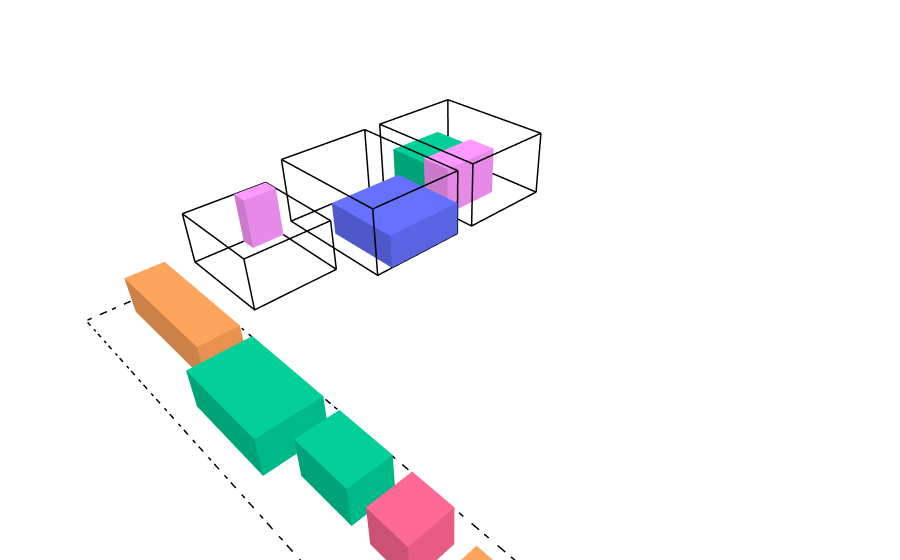

Notebook cell for this chart:
### Markdown cell above
## **Pengujian 3**

Dalam pengujian ketiga, akan digunakan dataset berikut dengan $3$ truk dan $9$ paket.

### Code cell
trucks_3 = [
   Truck("T1", 6, 8, 4, 70),
   Truck("T2", 6, 8, 4, 70),
   Truck("T3", 5, 6, 3, 40)
]

packages_3 = [
   Package("P1", 5, 5, 2, 90, 25, False, 1),
   Package("P2", 2, 7, 2, 80, 20, False, 3),
   Package("P3", 4, 4, 2, 75, 18, True, 2),
   
   Package("P4", 3, 5, 2, 60, 15, False, 1),
   Package("P5", 2, 3, 2, 45, 10, True, 4), 
   Package("P6", 3, 4, 2, 50, 12, False, 2),
   
   Package("P7", 2, 2, 2, 35, 8, False, 5),
   Package("P8", 2, 3, 1, 30, 6, True, 1), 
   Package("P9", 1, 2, 1, 20, 4, False, 3)
]

initial_state_3 = State(packages_3, trucks_3, init="random_feasible")
draw_state(initial_state_3)

### Figure 1 — Plotly figure (JSON) as saved in the notebook; plotly's stock layout.template omitted (floating-point values rounded to 4 significant figures)
{"data": [{"hovertemplate": "%{hovertext}<extra></extra>", "hovertext": ["<b>ID:</b> T1<br><b>Size:</b> 6x8x4<br><b>Max_Capacity:</b> 70<br>", "<b>ID:</b> T1<br><b>Size:</b> 6x8x4<br><b>Max_Capacity:</b> 70<br>", "<b>ID:</b> T1<br><b>Size:</b> 6x8x4<br><b>Max_Capacity:</b> 70<br>", "<b>ID:</b> T1<br><b>Size:</b> 6x8x4<br><b>Max_Capacity:</b> 70<br>", "<b>ID:</b> T1<br><b>Size:</b> 6x8x4<br><b>Max_Capacity:</b> 70<br>", "<b>ID:</b> T1<br><b>Size:</b> 6x8x4<br><b>Max_Capacity:</b> 70<br>", "<b>ID:</b> T1<br><b>Size:</b> 6x8x4<br><b>Max_Capacity:</b> 70<br>", "<b>ID:</b> T1<br><b>Size:</b> 6x8x4<br><b>Max_Capacity:</b> 70<br>", "<b>ID:</b> T1<br><b>Size:</b> 6x8x4<br><b>Max_Capacity:</b> 70<br>", "<b>ID:</b> T1<br><b>Size:</b> 6x8x4<br><b>Max_Capacity:</b> 70<br>", "<b>ID:</b> T1<br><b>Size:</b> 6x8x4<br><b>Max_Capacity:</b> 70<br>", "<b>ID:</b> T1<br><b>Size:</b> 6x8x4<br><b>Max_Capacity:</b> 70<br>", "<b>ID:</b> T1<br><b>Size:</b> 6x8x4<br><b>Max_Capacity:</b> 70<br>", "<b>ID:</b> T1<br><b>Size:</b> 6x8x4<br><b>Max_Capacity:</b> 70<br>", "<b>ID:</b> T1<br><b>Size:</b> 6x8x4<br><b>Max_Capacity:</b> 70<br>", "<b>ID:</b> T1<br><b>Size:</b> 6x8x4<br><b>Max_Capacity:</b> 70<br>", "<b>ID:</b> T1<br><b>Size:</b> 6x8x4<br><b>Max_Capacity:</b> 70<br>", "<b>ID:</b> T1<br><b>Size:</b> 6x8x4<br><b>Max_Capacity:</b> 70<br>", "<b>ID:</b> T1<br><b>Size:</b> 6x8x4<br><b>Max_Capacity:</b> 70<br>", "<b>ID:</b> T1<br><b>Size:</b> 6x8x4<br><b>Max_Capacity:</b> 70<br>", "<b>ID:</b> T1<br><b>Size:</b> 6x8x4<br><b>Max_Capacity:</b> 70<br>", "<b>ID:</b> T1<br><b>Size:</b> 6x8x4<br><b>Max_Capacity:</b> 70<br>", "<b>ID:</b> T1<br><b>Size:</b> 6x8x4<br><b>Max_Capacity:</b> 70<br>", "<b>ID:</b> T1<br><b>Size:</b> 6x8x4<br><b>Max_Capacity:</b> 70<br>"], "line": {"color": "black", "width": 3}, "mode": "lines", "name": "Truck T1", "showlegend": false, "type": "scatter3d", "x": [0, 6, 6, 0, 0, null, 0, 6, 6, 0, 0, null, 0, 0, null, 6, 6, null, 6, 6, null, 0, 0, null], "y": [0, 0, 8, 8, 0, null, 0, 0, 8, 8, 0, null, 0, 0, null, 0, 0, null, 8, 8, null, 8, 8, null], "z": [0, 0, 0, 0, 0, null, 4, 4, 4, 4, 4, null, 0, 4, null, 0, 4, null, 0, 4, null, 0, 4, null]}, {"alphahull": 0, "color": "#00CC96", "flatshading": true, "hovertemplate": "%{hovertext}<extra></extra>", "hovertext": ["<b>ID:</b> P3<br><b>Position:</b> (1, 0, 0)<br><b>Size:</b> 4x4x2<br><b>Value:</b> 75<br><b>Weight:</b> 18<br><b>Is_Fragile:</b> True<br><b>ETA:</b> 2", "<b>ID:</b> P3<br><b>Position:</b> (1, 0, 0)<br><b>Size:</b> 4x4x2<br><b>Value:</b> 75<br><b>Weight:</b> 18<br><b>Is_Fragile:</b> True<br><b>ETA:</b> 2", "<b>ID:</b> P3<br><b>Position:</b> (1, 0, 0)<br><b>Size:</b> 4x4x2<br><b>Value:</b> 75<br><b>Weight:</b> 18<br><b>Is_Fragile:</b> True<br><b>ETA:</b> 2", "<b>ID:</b> P3<br><b>Position:</b> (1, 0, 0)<br><b>Size:</b> 4x4x2<br><b>Value:</b> 75<br><b>Weight:</b> 18<br><b>Is_Fragile:</b> True<br><b>ETA:</b> 2", "<b>ID:</b> P3<br><b>Position:</b> (1, 0, 0)<br><b>Size:</b> 4x4x2<br><b>Value:</b> 75<br><b>Weight:</b> 18<br><b>Is_Fragile:</b> True<br><b>ETA:</b> 2", "<b>ID:</b> P3<br><b>Position:</b> (1, 0, 0)<br><b>Size:</b> 4x4x2<br><b>Value:</b> 75<br><b>Weight:</b> 18<br><b>Is_Fragile:</b> True<br><b>ETA:</b> 2", "<b>ID:</b> P3<br><b>Position:</b> (1, 0, 0)<br><b>Size:</b> 4x4x2<br><b>Value:</b> 75<br><b>Weight:</b> 18<br><b>Is_Fragile:</b> True<br><b>ETA:</b> 2", "<b>ID:</b> P3<br><b>Position:</b> (1, 0, 0)<br><b>Size:</b> 4x4x2<br><b>Value:</b> 75<br><b>Weight:</b> 18<br><b>Is_Fragile:</b> True<br><b>ETA:</b> 2"], "name": "Package P3", "opacity": 1, "showlegend": false, "type": "mesh3d", "x": [1, 5, 5, 1, 1, 5, 5, 1], "y": [0, 0, 4, 4, 0, 0, 4, 4], "z": [0, 0, 0, 0, 2, 2, 2, 2]}, {"alphahull": 0, "color": "#FF97FF", "flatshading": true, "hovertemplate": "%{hovertext}<extra></extra>", "hovertext": ["<b>ID:</b> P6<br><b>Position:</b> (2, 4, 0)<br><b>Size:</b> 4x2x3<br><b>Value:</b> 50<br><b>Weight:</b> 12<br><b>Is_Fragile:</b> False<br><b>ETA:</b> 2", "<b>ID:</b> P6<br><b>Position:</b> (2, 4, 0)<br><b>Size:</b> 4x2x3<br><b>Value:</b> 50<br><b>Weight:</b> 12<br><b>Is_Fragile:</b> False<br><b>ETA:</b> 2", "<b>ID:</b> P6<br><b>Position:</b> (2, 4, 0)<br><b>Size:</b> 4x2x3<br><b>Value:</b> 50<br><b>Weight:</b> 12<br><b>Is_Fragile:</b> False<br><b>ETA:</b> 2", "<b>ID:</b> P6<br><b>Position:</b> (2, 4, 0)<br><b>Size:</b> 4x2x3<br><b>Value:</b> 50<br><b>Weight:</b> 12<br><b>Is_Fragile:</b> False<br><b>ETA:</b> 2", "<b>ID:</b> P6<br><b>Position:</b> (2, 4, 0)<br><b>Size:</b> 4x2x3<br><b>Value:</b> 50<br><b>Weight:</b> 12<br><b>Is_Fragile:</b> False<br><b>ETA:</b> 2", "<b>ID:</b> P6<br><b>Position:</b> (2, 4, 0)<br><b>Size:</b> 4x2x3<br><b>Value:</b> 50<br><b>Weight:</b> 12<br><b>Is_Fragile:</b> False<br><b>ETA:</b> 2", "<b>ID:</b> P6<br><b>Position:</b> (2, 4, 0)<br><b>Size:</b> 4x2x3<br><b>Value:</b> 50<br><b>Weight:</b> 12<br><b>Is_Fragile:</b> False<br><b>ETA:</b> 2", "<b>ID:</b> P6<br><b>Position:</b> (2, 4, 0)<br><b>Size:</b> 4x2x3<br><b>Value:</b> 50<br><b>Weight:</b> 12<br><b>Is_Fragile:</b> False<br><b>ETA:</b> 2"], "name": "Package P6", "opacity": 1, "showlegend": false, "type": "mesh3d", "x": [2, 6, 6, 2, 2, 6, 6, 2], "y": [4, 4, 6, 6, 4, 4, 6, 6], "z": [0, 0, 0, 0, 3, 3, 3, 3]}, {"hovertemplate": "%{hovertext}<extra></extra>", "hovertext": ["<b>ID:</b> T2<br><b>Size:</b> 6x8x4<br><b>Max_Capacity:</b> 70<br>", "<b>ID:</b> T2<br><b>Size:</b> 6x8x4<br><b>Max_Capacity:</b> 70<br>", "<b>ID:</b> T2<br><b>Size:</b> 6x8x4<br><b>Max_Capacity:</b> 70<br>", "<b>ID:</b> T2<br><b>Size:</b> 6x8x4<br><b>Max_Capacity:</b> 70<br>", "<b>ID:</b> T2<br><b>Size:</b> 6x8x4<br><b>Max_Capacity:</b> 70<br>", "<b>ID:</b> T2<br><b>Size:</b> 6x8x4<br><b>Max_Capacity:</b> 70<br>", "<b>ID:</b> T2<br><b>Size:</b> 6x8x4<br><b>Max_Capacity:</b> 70<br>", "<b>ID:</b> T2<br><b>Size:</b> 6x8x4<br><b>Max_Capacity:</b> 70<br>", "<b>ID:</b> T2<br><b>Size:</b> 6x8x4<br><b>Max_Capacity:</b> 70<br>", "<b>ID:</b> T2<br><b>Size:</b> 6x8x4<br><b>Max_Capacity:</b> 70<br>", "<b>ID:</b> T2<br><b>Size:</b> 6x8x4<br><b>Max_Capacity:</b> 70<br>", "<b>ID:</b> T2<br><b>Size:</b> 6x8x4<br><b>Max_Capacity:</b> 70<br>", "<b>ID:</b> T2<br><b>Size:</b> 6x8x4<br><b>Max_Capacity:</b> 70<br>", "<b>ID:</b> T2<br><b>Size:</b> 6x8x4<br><b>Max_Capacity:</b> 70<br>", "<b>ID:</b> T2<br><b>Size:</b> 6x8x4<br><b>Max_Capacity:</b> 70<br>", "<b>ID:</b> T2<br><b>Size:</b> 6x8x4<br><b>Max_Capacity:</b> 70<br>", "<b>ID:</b> T2<br><b>Size:</b> 6x8x4<br><b>Max_Capacity:</b> 70<br>", "<b>ID:</b> T2<br><b>Size:</b> 6x8x4<br><b>Max_Capacity:</b> 70<br>", "<b>ID:</b> T2<br><b>Size:</b> 6x8x4<br><b>Max_Capacity:</b> 70<br>", "<b>ID:</b> T2<br><b>Size:</b> 6x8x4<br><b>Max_Capacity:</b> 70<br>", "<b>ID:</b> T2<br><b>Size:</b> 6x8x4<br><b>Max_Capacity:</b> 70<br>", "<b>ID:</b> T2<br><b>Size:</b> 6x8x4<br><b>Max_Capacity:</b> 70<br>", "<b>ID:</b> T2<br><b>Size:</b> 6x8x4<br><b>Max_Capacity:</b> 70<br>", "<b>ID:</b> T2<br><b>Size:</b> 6x8x4<br><b>Max_Capacity:</b> 70<br>"], "line": {"color": "black", "width": 3}, "mode": "lines", "name": "Truck T2", "showlegend": false, "type": "scatter3d", "x": [7.2, 13.2, 13.2, 7.2, 7.2, null, 7.2, 13.2, 13.2, 7.2, 7.2, null, 7.2, 7.2, null, 13.2, 13.2, null, 13.2, 13.2, null, 7.2, 7.2, null], "y": [0, 0, 8, 8, 0, null, 0, 0, 8, 8, 0, null, 0, 0, null, 0, 0, null, 8, 8, null, 8, 8, null], "z": [0, 0, 0, 0, 0, null, 4, 4, 4, 4, 4, null, 0, 4, null, 0, 4, null, 0, 4, null, 0, 4, null]}, {"alphahull": 0, "color": "#636EFA", "flatshading": true, "hovertemplate": "%{hovertext}<extra></extra>", "hovertext": ["<b>ID:</b> P1<br><b>Position:</b> (0.0, 3, 0)<br><b>Size:</b> 5x5x2<br><b>Value:</b> 90<br><b>Weight:</b> 25<br><b>Is_Fragile:</b> False<br><b>ETA:</b> 1", "<b>ID:</b> P1<br><b>Position:</b> (0.0, 3, 0)<br><b>Size:</b> 5x5x2<br><b>Value:</b> 90<br><b>Weight:</b> 25<br><b>Is_Fragile:</b> False<br><b>ETA:</b> 1", "<b>ID:</b> P1<br><b>Position:</b> (0.0, 3, 0)<br><b>Size:</b> 5x5x2<br><b>Value:</b> 90<br><b>Weight:</b> 25<br><b>Is_Fragile:</b> False<br><b>ETA:</b> 1", "<b>ID:</b> P1<br><b>Position:</b> (0.0, 3, 0)<br><b>Size:</b> 5x5x2<br><b>Value:</b> 90<br><b>Weight:</b> 25<br><b>Is_Fragile:</b> False<br><b>ETA:</b> 1", "<b>ID:</b> P1<br><b>Position:</b> (0.0, 3, 0)<br><b>Size:</b> 5x5x2<br><b>Value:</b> 90<br><b>Weight:</b> 25<br><b>Is_Fragile:</b> False<br><b>ETA:</b> 1", "<b>ID:</b> P1<br><b>Position:</b> (0.0, 3, 0)<br><b>Size:</b> 5x5x2<br><b>Value:</b> 90<br><b>Weight:</b> 25<br><b>Is_Fragile:</b> False<br><b>ETA:</b> 1", "<b>ID:</b> P1<br><b>Position:</b> (0.0, 3, 0)<br><b>Size:</b> 5x5x2<br><b>Value:</b> 90<br><b>Weight:</b> 25<br><b>Is_Fragile:</b> False<br><b>ETA:</b> 1", "<b>ID:</b> P1<br><b>Position:</b> (0.0, 3, 0)<br><b>Size:</b> 5x5x2<br><b>Value:</b> 90<br><b>Weight:</b> 25<br><b>Is_Fragile:</b> False<br><b>ETA:</b> 1"], "name": "Package P1", "opacity": 1, "showlegend": false, "type": "mesh3d", "x": [7.2, 12.2, 12.2, 7.2, 7.2, 12.2, 12.2, 7.2], "y": [3, 3, 8, 8, 3, 3, 8, 8], "z": [0, 0, 0, 0, 2, 2, 2, 2]}, {"hovertemplate": "%{hovertext}<extra></extra>", "hovertext": ["<b>ID:</b> T3<br><b>Size:</b> 5x6x3<br><b>Max_Capacity:</b> 40<br>", "<b>ID:</b> T3<br><b>Size:</b> 5x6x3<br><b>Max_Capacity:</b> 40<br>", "<b>ID:</b> T3<br><b>Size:</b> 5x6x3<br><b>Max_Capacity:</b> 40<br>", "<b>ID:</b> T3<br><b>Size:</b> 5x6x3<br><b>Max_Capacity:</b> 40<br>", "<b>ID:</b> T3<br><b>Size:</b> 5x6x3<br><b>Max_Capacity:</b> 40<br>", "<b>ID:</b> T3<br><b>Size:</b> 5x6x3<br><b>Max_Capacity:</b> 40<br>", "<b>ID:</b> T3<br><b>Size:</b> 5x6x3<br><b>Max_Capacity:</b> 40<br>", "<b>ID:</b> T3<br><b>Size:</b> 5x6x3<br><b>Max_Capacity:</b> 40<br>", "<b>ID:</b> T3<br><b>Size:</b> 5x6x3<br><b>Max_Capacity:</b> 40<br>", "<b>ID:</b> T3<br><b>Size:</b> 5x6x3<br><b>Max_Capacity:</b> 40<br>", "<b>ID:</b> T3<br><b>Size:</b> 5x6x3<br><b>Max_Capacity:</b> 40<br>", "<b>ID:</b> T3<br><b>Size:</b> 5x6x3<br><b>Max_Capacity:</b> 40<br>", "<b>ID:</b> T3<br><b>Size:</b> 5x6x3<br><b>Max_Capacity:</b> 40<br>", "<b>ID:</b> T3<br><b>Size:</b> 5x6x3<br><b>Max_Capacity:</b> 40<br>", "<b>ID:</b> T3<br><b>Size:</b> 5x6x3<br><b>Max_Capacity:</b> 40<br>", "<b>ID:</b> T3<br><b>Size:</b> 5x6x3<br><b>Max_Capacity:</b> 40<br>", "<b>ID:</b> T3<br><b>Size:</b> 5x6x3<br><b>Max_Capacity:</b> 40<br>", "<b>ID:</b> T3<br><b>Size:</b> 5x6x3<br><b>Max_Capacity:</b> 40<br>", "<b>ID:</b> T3<br><b>Size:</b> 5x6x3<br><b>Max_Capacity:</b> 40<br>", "<b>ID:</b> T3<br><b>Size:</b> 5x6x3<br><b>Max_Capacity:</b> 40<br>", "<b>ID:</b> T3<br><b>Size:</b> 5x6x3<br><b>Max_Capacity:</b> 40<br>", "<b>ID:</b> T3<br><b>Size:</b> 5x6x3<br><b>Max_Capacity:</b> 40<br>", "<b>ID:</b> T3<br><b>Size:</b> 5x6x3<br><b>Max_Capacity:</b> 40<br>", "<b>ID:</b> T3<br><b>Size:</b> 5x6x3<br><b>Max_Capacity:</b> 40<br>"], "line": {"color": "black", "width": 3}, "mode": "lines", "name": "Truck T3", "showlegend": false, "type": "scatter3d", "x": [14.4, 19.4, 19.4, 14.4, 14.4, null, 14.4, 19.4, 19.4, 14.4, 14.4, null, 14.4, 14.4, null, 19.4, 19.4, null, 19.4, 19.4, null, 14.4, 14.4, null], "y": [0, 0, 6, 6, 0, null, 0, 0, 6, 6, 0, null, 0, 0, null, 0, 0, null, 6, 6, null, 6, 6, null], "z": [0, 0, 0, 0, 0, null, 3, 3, 3, 3, 3, null, 0, 3, null, 0, 3, null, 0, 3, null, 0, 3, null]}, {"alphahull": 0, "color": "#FF97FF", "flatshading": true, "hovertemplate": "%{hovertext}<extra></extra>", "hovertext": ["<b>ID:</b> P8<br><b>Position:</b> (0.0, 0, 0)<br><b>Size:</b> 2x1x3<br><b>Value:</b> 30<br><b>Weight:</b> 6<br><b>Is_Fragile:</b> True<br><b>ETA:</b> 1", "<b>ID:</b> P8<br><b>Position:</b> (0.0, 0, 0)<br><b>Size:</b> 2x1x3<br><b>Value:</b> 30<br><b>Weight:</b> 6<br><b>Is_Fragile:</b> True<br><b>ETA:</b> 1", "<b>ID:</b> P8<br><b>Position:</b> (0.0, 0, 0)<br><b>Size:</b> 2x1x3<br><b>Value:</b> 30<br><b>Weight:</b> 6<br><b>Is_Fragile:</b> True<br><b>ETA:</b> 1", "<b>ID:</b> P8<br><b>Position:</b> (0.0, 0, 0)<br><b>Size:</b> 2x1x3<br><b>Value:</b> 30<br><b>Weight:</b> 6<br><b>Is_Fragile:</b> True<br><b>ETA:</b> 1", "<b>ID:</b> P8<br><b>Position:</b> (0.0, 0, 0)<br><b>Size:</b> 2x1x3<br><b>Value:</b> 30<br><b>Weight:</b> 6<br><b>Is_Fragile:</b> True<br><b>ETA:</b> 1", "<b>ID:</b> P8<br><b>Position:</b> (0.0, 0, 0)<br><b>Size:</b> 2x1x3<br><b>Value:</b> 30<br><b>Weight:</b> 6<br><b>Is_Fragile:</b> True<br><b>ETA:</b> 1", "<b>ID:</b> P8<br><b>Position:</b> (0.0, 0, 0)<br><b>Size:</b> 2x1x3<br><b>Value:</b> 30<br><b>Weight:</b> 6<br><b>Is_Fragile:</b> True<br><b>ETA:</b> 1", "<b>ID:</b> P8<br><b>Position:</b> (0.0, 0, 0)<br><b>Size:</b> 2x1x3<br><b>Value:</b> 30<br><b>Weight:</b> 6<br><b>Is_Fragile:</b> True<br><b>ETA:</b> 1"], "name": "Package P8", "opacity": 1, "showlegend": false, "type": "mesh3d", "x": [14.4, 16.4, 16.4, 14.4, 14.4, 16.4, 16.4, 14.4], "y": [0, 0, 1, 1, 0, 0, 1, 1], "z": [0, 0, 0, 0, 3, 3, 3, 3]}, {"alphahull": 0, "color": "#FFA15A", "flatshading": true, "hovertemplate": "%{hovertext}<extra></extra>", "hovertext": ["<b>ID:</b> P2<br><b>Position:</b> (1.0, 1, 0)<br><b>Size:</b> 2x7x2<br><b>Value:</b> 80<br><b>Weight:</b> 20<br><b>Is_Fragile:</b> False<br><b>ETA:</b> 3", "<b>ID:</b> P2<br><b>Position:</b> (1.0, 1, 0)<br><b>Size:</b> 2x7x2<br><b>Value:</b> 80<br><b>Weight:</b> 20<br><b>Is_Fragile:</b> False<br><b>ETA:</b> 3", "<b>ID:</b> P2<br><b>Position:</b> (1.0, 1, 0)<br><b>Size:</b> 2x7x2<br><b>Value:</b> 80<br><b>Weight:</b> 20<br><b>Is_Fragile:</b> False<br><b>ETA:</b> 3", "<b>ID:</b> P2<br><b>Position:</b> (1.0, 1, 0)<br><b>Size:</b> 2x7x2<br><b>Value:</b> 80<br><b>Weight:</b> 20<br><b>Is_Fragile:</b> False<br><b>ETA:</b> 3", "<b>ID:</b> P2<br><b>Position:</b> (1.0, 1, 0)<br><b>Size:</b> 2x7x2<br><b>Value:</b> 80<br><b>Weight:</b> 20<br><b>Is_Fragile:</b> False<br><b>ETA:</b> 3", "<b>ID:</b> P2<br><b>Position:</b> (1.0, 1, 0)<br><b>Size:</b> 2x7x2<br><b>Value:</b> 80<br><b>Weight:</b> 20<br><b>Is_Fragile:</b> False<br><b>ETA:</b> 3", "<b>ID:</b> P2<br><b>Position:</b> (1.0, 1, 0)<br><b>Size:</b> 2x7x2<br><b>Value:</b> 80<br><b>Weight:</b> 20<br><b>Is_Fragile:</b> False<br><b>ETA:</b> 3", "<b>ID:</b> P2<br><b>Position:</b> (1.0, 1, 0)<br><b>Size:</b> 2x7x2<br><b>Value:</b> 80<br><b>Weight:</b> 20<br><b>Is_Fragile:</b> False<br><b>ETA:</b> 3"], "name": "Package P2", "opacity": 1, "showlegend": false, "type": "mesh3d", "x": [21.6, 23.6, 23.6, 21.6, 21.6, 23.6, 23.6, 21.6], "y": [2, 2, 9, 9, 2, 2, 9, 9], "z": [0, 0, 0, 0, 2, 2, 2, 2]}, {"alphahull": 0, "color": "#00CC96", "flatshading": true, "hovertemplate": "%{hovertext}<extra></extra>", "hovertext": ["<b>ID:</b> P4<br><b>Position:</b> (1.0, 9, 0)<br><b>Size:</b> 3x5x2<br><b>Value:</b> 60<br><b>Weight:</b> 15<br><b>Is_Fragile:</b> False<br><b>ETA:</b> 1", "<b>ID:</b> P4<br><b>Position:</b> (1.0, 9, 0)<br><b>Size:</b> 3x5x2<br><b>Value:</b> 60<br><b>Weight:</b> 15<br><b>Is_Fragile:</b> False<br><b>ETA:</b> 1", "<b>ID:</b> P4<br><b>Position:</b> (1.0, 9, 0)<br><b>Size:</b> 3x5x2<br><b>Value:</b> 60<br><b>Weight:</b> 15<br><b>Is_Fragile:</b> False<br><b>ETA:</b> 1", "<b>ID:</b> P4<br><b>Position:</b> (1.0, 9, 0)<br><b>Size:</b> 3x5x2<br><b>Value:</b> 60<br><b>Weight:</b> 15<br><b>Is_Fragile:</b> False<br><b>ETA:</b> 1", "<b>ID:</b> P4<br><b>Position:</b> (1.0, 9, 0)<br><b>Size:</b> 3x5x2<br><b>Value:</b> 60<br><b>Weight:</b> 15<br><b>Is_Fragile:</b> False<br><b>ETA:</b> 1", "<b>ID:</b> P4<br><b>Position:</b> (1.0, 9, 0)<br><b>Size:</b> 3x5x2<br><b>Value:</b> 60<br><b>Weight:</b> 15<br><b>Is_Fragile:</b> False<br><b>ETA:</b> 1", "<b>ID:</b> P4<br><b>Position:</b> (1.0, 9, 0)<br><b>Size:</b> 3x5x2<br><b>Value:</b> 60<br><b>Weight:</b> 15<br><b>Is_Fragile:</b> False<br><b>ETA:</b> 1", "<b>ID:</b> P4<br><b>Position:</b> (1.0, 9, 0)<br><b>Size:</b> 3x5x2<br><b>Value:</b> 60<br><b>Weight:</b> 15<br><b>Is_Fragile:</b> False<br><b>ETA:</b> 1"], "name": "Package P4", "opacity": 1, "showlegend": false, "type": "mesh3d", "x": [21.6, 24.6, 24.6, 21.6, 21.6, 24.6, 24.6, 21.6], "y": [10, 10, 15, 15, 10, 10, 15, 15], "z": [0, 0, 0, 0, 2, 2, 2, 2]}, {"alphahull": 0, "color": "#00CC96", "flatshading": true, "hovertemplate": "%{hovertext}<extra></extra>", "hovertext": ["<b>ID:</b> P5<br><b>Position:</b> (1.0, 15, 0)<br><b>Size:</b> 2x3x2<br><b>Value:</b> 45<br><b>Weight:</b> 10<br><b>Is_Fragile:</b> True<br><b>ETA:</b> 4", "<b>ID:</b> P5<br><b>Position:</b> (1.0, 15, 0)<br><b>Size:</b> 2x3x2<br><b>Value:</b> 45<br><b>Weight:</b> 10<br><b>Is_Fragile:</b> True<br><b>ETA:</b> 4", "<b>ID:</b> P5<br><b>Position:</b> (1.0, 15, 0)<br><b>Size:</b> 2x3x2<br><b>Value:</b> 45<br><b>Weight:</b> 10<br><b>Is_Fragile:</b> True<br><b>ETA:</b> 4", "<b>ID:</b> P5<br><b>Position:</b> (1.0, 15, 0)<br><b>Size:</b> 2x3x2<br><b>Value:</b> 45<br><b>Weight:</b> 10<br><b>Is_Fragile:</b> True<br><b>ETA:</b> 4", "<b>ID:</b> P5<br><b>Position:</b> (1.0, 15, 0)<br><b>Size:</b> 2x3x2<br><b>Value:</b> 45<br><b>Weight:</b> 10<br><b>Is_Fragile:</b> True<br><b>ETA:</b> 4", "<b>ID:</b> P5<br><b>Position:</b> (1.0, 15, 0)<br><b>Size:</b> 2x3x2<br><b>Value:</b> 45<br><b>Weight:</b> 10<br><b>Is_Fragile:</b> True<br><b>ETA:</b> 4", "<b>ID:</b> P5<br><b>Position:</b> (1.0, 15, 0)<br><b>Size:</b> 2x3x2<br><b>Value:</b> 45<br><b>Weight:</b> 10<br><b>Is_Fragile:</b> True<br><b>ETA:</b> 4", "<b>ID:</b> P5<br><b>Position:</b> (1.0, 15, 0)<br><b>Size:</b> 2x3x2<br><b>Value:</b> 45<br><b>Weight:</b> 10<br><b>Is_Fragile:</b> True<br><b>ETA:</b> 4"], "name": "Package P5", "opacity": 1, "showlegend": false, "type": "mesh3d", "x": [21.6, 23.6, 23.6, 21.6, 21.6, 23.6, 23.6, 21.6], "y": [16, 16, 19, 19, 16, 16, 19, 19], "z": [0, 0, 0, 0, 2, 2, 2, 2]}, {"alphahull": 0, "color": "#FF6692", "flatshading": true, "hovertemplate": "%{hovertext}<extra></extra>", "hovertext": ["<b>ID:</b> P7<br><b>Position:</b> (1.0, 19, 0)<br><b>Size:</b> 2x2x2<br><b>Value:</b> 35<br><b>Weight:</b> 8<br><b>Is_Fragile:</b> False<br><b>ETA:</b> 5", "<b>ID:</b> P7<br><b>Position:</b> (1.0, 19, 0)<br><b>Size:</b> 2x2x2<br><b>Value:</b> 35<br><b>Weight:</b> 8<br><b>Is_Fragile:</b> False<br><b>ETA:</b> 5", "<b>ID:</b> P7<br><b>Position:</b> (1.0, 19, 0)<br><b>Size:</b> 2x2x2<br><b>Value:</b> 35<br><b>Weight:</b> 8<br><b>Is_Fragile:</b> False<br><b>ETA:</b> 5", "<b>ID:</b> P7<br><b>Position:</b> (1.0, 19, 0)<br><b>Size:</b> 2x2x2<br><b>Value:</b> 35<br><b>Weight:</b> 8<br><b>Is_Fragile:</b> False<br><b>ETA:</b> 5", "<b>ID:</b> P7<br><b>Position:</b> (1.0, 19, 0)<br><b>Size:</b> 2x2x2<br><b>Value:</b> 35<br><b>Weight:</b> 8<br><b>Is_Fragile:</b> False<br><b>ETA:</b> 5", "<b>ID:</b> P7<br><b>Position:</b> (1.0, 19, 0)<br><b>Size:</b> 2x2x2<br><b>Value:</b> 35<br><b>Weight:</b> 8<br><b>Is_Fragile:</b> False<br><b>ETA:</b> 5", "<b>ID:</b> P7<br><b>Position:</b> (1.0, 19, 0)<br><b>Size:</b> 2x2x2<br><b>Value:</b> 35<br><b>Weight:</b> 8<br><b>Is_Fragile:</b> False<br><b>ETA:</b> 5", "<b>ID:</b> P7<br><b>Position:</b> (1.0, 19, 0)<br><b>Size:</b> 2x2x2<br><b>Value:</b> 35<br><b>Weight:</b> 8<br><b>Is_Fragile:</b> False<br><b>ETA:</b> 5"], "name": "Package P7", "opacity": 1, "showlegend": false, "type": "mesh3d", "x": [21.6, 23.6, 23.6, 21.6, 21.6, 23.6, 23.6, 21.6], "y": [20, 20, 22, 22, 20, 20, 22, 22], "z": [0, 0, 0, 0, 2, 2, 2, 2]}, {"alphahull": 0, "color": "#FFA15A", "flatshading": true, "hovertemplate": "%{hovertext}<extra></extra>", "hovertext": ["<b>ID:</b> P9<br><b>Position:</b> (1.0, 22, 0)<br><b>Size:</b> 1x2x1<br><b>Value:</b> 20<br><b>Weight:</b> 4<br><b>Is_Fragile:</b> False<br><b>ETA:</b> 3", "<b>ID:</b> P9<br><b>Position:</b> (1.0, 22, 0)<br><b>Size:</b> 1x2x1<br><b>Value:</b> 20<br><b>Weight:</b> 4<br><b>Is_Fragile:</b> False<br><b>ETA:</b> 3", "<b>ID:</b> P9<br><b>Position:</b> (1.0, 22, 0)<br><b>Size:</b> 1x2x1<br><b>Value:</b> 20<br><b>Weight:</b> 4<br><b>Is_Fragile:</b> False<br><b>ETA:</b> 3", "<b>ID:</b> P9<br><b>Position:</b> (1.0, 22, 0)<br><b>Size:</b> 1x2x1<br><b>Value:</b> 20<br><b>Weight:</b> 4<br><b>Is_Fragile:</b> False<br><b>ETA:</b> 3", "<b>ID:</b> P9<br><b>Position:</b> (1.0, 22, 0)<br><b>Size:</b> 1x2x1<br><b>Value:</b> 20<br><b>Weight:</b> 4<br><b>Is_Fragile:</b> False<br><b>ETA:</b> 3", "<b>ID:</b> P9<br><b>Position:</b> (1.0, 22, 0)<br><b>Size:</b> 1x2x1<br><b>Value:</b> 20<br><b>Weight:</b> 4<br><b>Is_Fragile:</b> False<br><b>ETA:</b> 3", "<b>ID:</b> P9<br><b>Position:</b> (1.0, 22, 0)<br><b>Size:</b> 1x2x1<br><b>Value:</b> 20<br><b>Weight:</b> 4<br><b>Is_Fragile:</b> False<br><b>ETA:</b> 3", "<b>ID:</b> P9<br><b>Position:</b> (1.0, 22, 0)<br><b>Size:</b> 1x2x1<br><b>Value:</b> 20<br><b>Weight:</b> 4<br><b>Is_Fragile:</b> False<br><b>ETA:</b> 3"], "name": "Package P9", "opacity": 1, "showlegend": false, "type": "mesh3d", "x": [21.6, 22.6, 22.6, 21.6, 21.6, 22.6, 22.6, 21.6], "y": [23, 23, 25, 25, 23, 23, 25, 25], "z": [0, 0, 0, 0, 1, 1, 1, 1]}, {"line": {"color": "black", "dash": "dashdot", "width": 3}, "mode": "lines", "name": "Unassigned Area", "showlegend": false, "type": "scatter3d", "x": [20.6, 25.6, 25.6, 20.6, 20.6], "y": [1, 1, 26, 26, 1], "z": [0, 0, 0, 0, 0]}], "layout": {"margin": {"b": 0, "l": 0, "pad": 0, "r": 0, "t": 0}, "scene": {"aspectmode": "data", "xaxis": {"showbackground": false, "showgrid": false, "showticklabels": false, "ticks": "", "title": {"text": ""}, "zeroline": false}, "yaxis": {"showbackground": false, "showgrid": false, "showticklabels": false, "ticks": "", "title": {"text": ""}, "zeroline": false}, "zaxis": {"showbackground": false, "showgrid": false, "showticklabels": false, "ticks": "", "title": {"text": ""}, "zeroline": false}}}}
